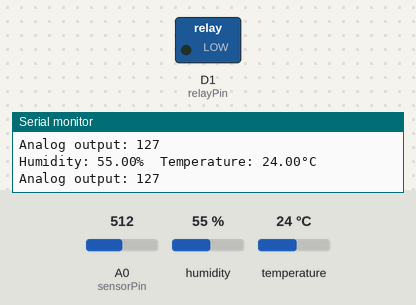
Simulated run of this sketch. Board: ESP8266 (NodeMCU). Parts: switched loads named in the sketch (green lamp = pin HIGH), the last lines printed to the serial monitor. The inputs (shaded band) are chosen by the test bench; at power-on: A0 (sensorPin) = 512, humidity 55 %, temperature 24 °C. WiFi joins after 1.5 s; servers stay silent unless stated.

Above: at 3.0 s.
3.1 s: A0 (sensorPin) set to 978
4.6 s: A0 (sensorPin) set to 997
At 5.5 s:
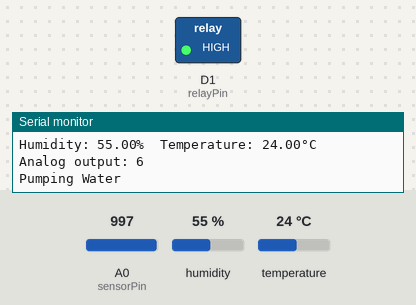
6.3 s: A0 (sensorPin) set to 900
At 7.0 s:
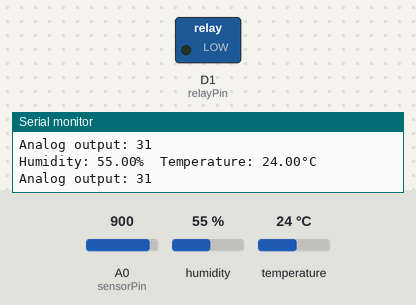
7.8 s: A0 (sensorPin) set to 1023
At 8.5 s:
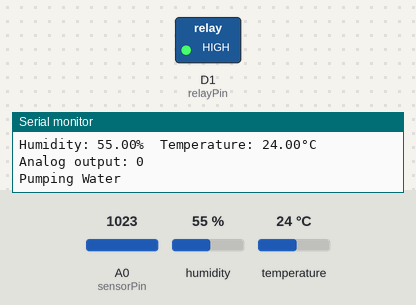
Timing chart, 0 to 10.3 s (numbered marks = the images above; inputs shaded):
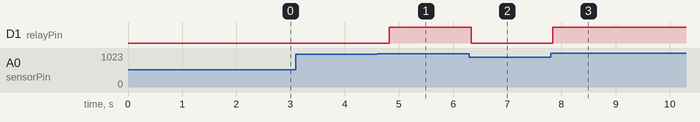

Measured:
- the behaviour switches between 984 and 985 on A0 (sensorPin) (found by bisection; images 0 and 1)
- after the input at 4.6 s, D1 (relayPin): LOW → HIGH after 0.22 s
- after the input at 6.3 s, D1 (relayPin): HIGH → LOW at once
- after the input at 7.8 s, D1 (relayPin): LOW → HIGH at once

The sketch:

sense.ino
```cpp
/* Comment this out to disable prints and save space */
#define BLYNK_PRINT Serial

/* Fill in information from Blynk Device Info here */
#define BLYNK_TEMPLATE_ID "TMPL3SXfcqT3t"
#define BLYNK_TEMPLATE_NAME "led1"
#define BLYNK_AUTH_TOKEN "23EckB6umDmD9rplwj2K7Hjq6gEdvDmg"


#include <ESP8266WiFi.h>
#include <DHT.h>
#include <BlynkSimpleEsp8266.h>

char ssid[] = "jia";
char pass[] = "jia12345";

#define DHTPin D2
#define DHTTYPE DHT22  // DHT22 SENSOR CONNECT D2 PIN
DHT dht(DHTPin, DHTTYPE);

#define sensorPin A0
#define relayPin D1  // Pin connected to the relay module

// Declaring a global variable for sensor data
int moistureLevel;
float Humidity;
float Temperature;

// This function creates the timer object. It's part of Blynk library
BlynkTimer timer;

void myTimer()
{
  // This function describes what will happen with each timer tick
  // e.g. writing sensor value to datastream V5
  Blynk.virtualWrite(V0, moistureLevel);
  Blynk.virtualWrite(V1, Temperature);
  Blynk.virtualWrite(V2, Humidity);

}

void setup()
{
  Serial.begin(115200);
  pinMode(sensorPin, INPUT);
  pinMode(relayPin, OUTPUT);
  dht.begin();

  //Connecting to Blynk Cloud
  Blynk.begin(BLYNK_AUTH_TOKEN, ssid, pass);

  // Setting interval to send data to Blynk Cloud to 1000ms.
  // It means that data will be sent every second
  timer.setInterval(1000L, myTimer);
}

void dht_read()
{
  Humidity = dht.readHumidity();
  Temperature = dht.readTemperature();

  // Check if any reads failed and exit early (to try again).
  if (isnan(Humidity) || isnan(Temperature))
  {
    Serial.println(F("Failed to read from DHT sensor!"));
    return;
  }

  Serial.print(F("Humidity: "));
  Serial.print(Humidity);
  Serial.print(F("%  Temperature: "));
  Serial.print(Temperature);
  Serial.println(F("°C "));
}

int readSensor()
{
  int sensorValue = analogRead(sensorPin); // Read the analog value from the sensor
  int outputValue = map(sensorValue, 0, 1023, 255, 0); // map the 10-bit data to 8-bit data
  return outputValue;                                  // Return analog moisture value
}

void loop()
{
  dht_read();


  moistureLevel = readSensor();          // Read moisture level from the sensor
  Serial.print("Analog output: ");
  Serial.println(moistureLevel);

  if (moistureLevel < 10) // Adjust the threshold value based on your sensor readings
  {
    // If moisture level is below the threshold, turn on the water pump (relay)
    digitalWrite(relayPin, HIGH);
    Serial.println("Pumping Water");
  }
  else
  {
    // If moisture level is above the threshold, turn off the water pump (relay)
    digitalWrite(relayPin, LOW);
  }

    // Runs all Blynk stuff
  Blynk.run();

  // runs BlynkTimer
  timer.run();

  delay(500);
}
```
